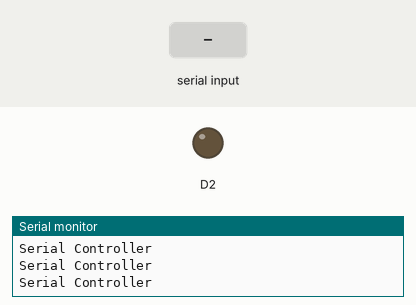
Simulated run of this sketch. Board: ESP8266 (NodeMCU). On the bench: output pins drawn as LEDs (lit = HIGH), the last lines printed to the serial monitor. The inputs (shaded band) are chosen by the test bench.

Above: at 1.4 s.
1.5 s: "W" received over Serial
At 1.9 s:
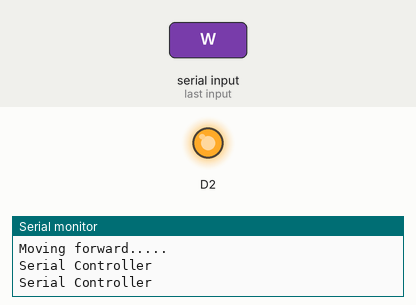
3.0 s: "w" received over Serial
4.5 s: "D" received over Serial
Timing chart, 0 to 7.5 s (numbered marks = the images above; inputs shaded):
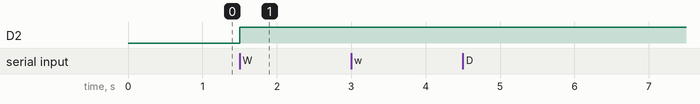

Measured:
- after the input at 1.5 s, D2: LOW → HIGH at once

The sketch:

Serial_Communication.ino
```cpp
char data;

void setup() {
  // put your setup code here, to run once:
  Serial.begin(9600);
  pinMode(D2,OUTPUT);
}

void loop() {
  // put your main code here, to run repeatedly:
  Serial.println("Serial Controller");
  delay(300);
  if(Serial.available());
  {
    //read te most recent byte
    data= Serial.read();

    if((data== 'W') || (data=='w'))
    {
      digitalWrite(D2,HIGH);
      Serial.print("Data is : ");
      Serial.println(data);
      Serial.println("Moving forward.....");
    }
    if((data== 'D') || (data=='D'))
    {
      digitalWrite(D2,HIGH);
      Serial.print("Data is : ");
      Serial.println(data);
      Serial.println("Moving Right.....");
    }
    if((data== 'A') || (data=='a'))
    {
      digitalWrite(D2,HIGH);
      Serial.print("Data is : ");
      Serial.println(data);
      Serial.println("Moving left.....");
    }
    if((data== 'S') || (data=='s'))
    {
      digitalWrite(D2,HIGH);
      Serial.print("Data is : ");
      Serial.println(data);
      Serial.println("STOP.....");
    }
  }

}
```
